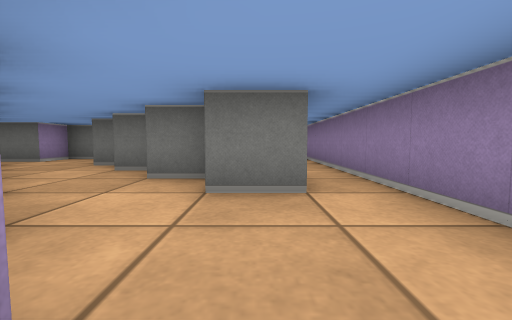
[1] (above)

20 first-person views from a walk through a cub3D level. The camera is about half as high as the walls, tilts 4° down and sees 90° across. The floor is counted in squares. Each view is taken from the middle of a square. On the plan, view 1 faces up. The plan holds only what a view shows up to about 9 squares ahead; the rest is blank.

[2]
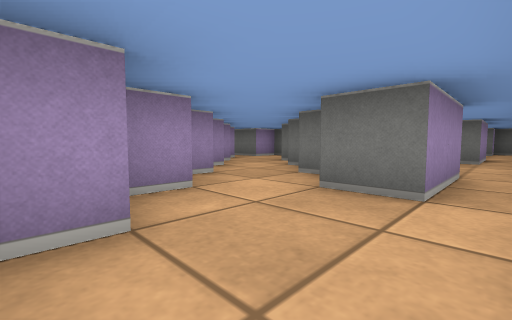

[3]
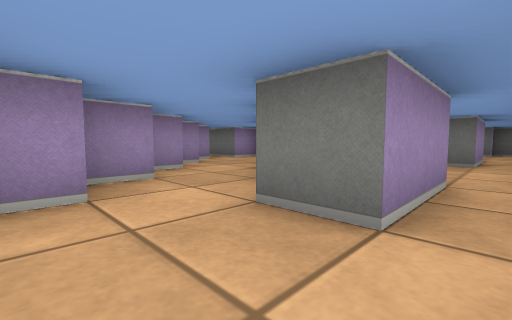

[4]
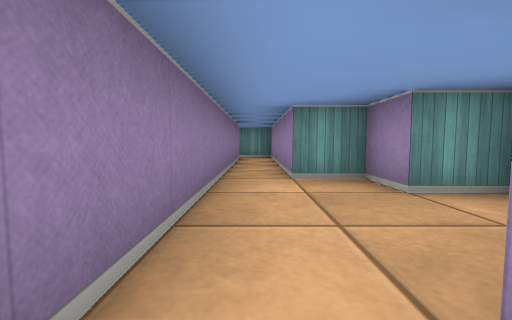

[5]
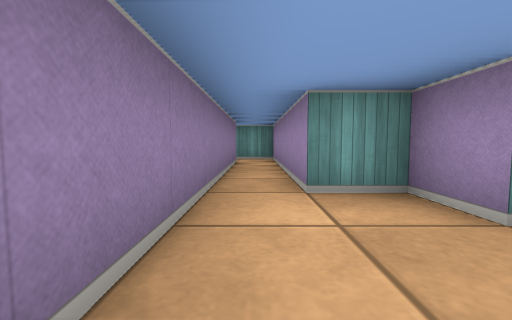

[6]
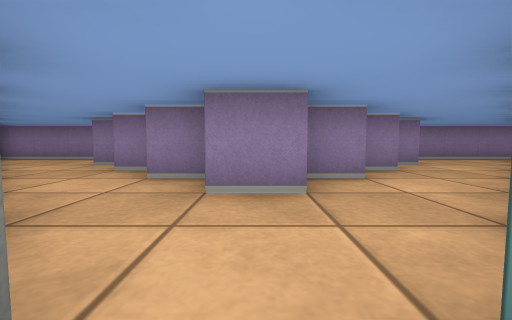

[7]
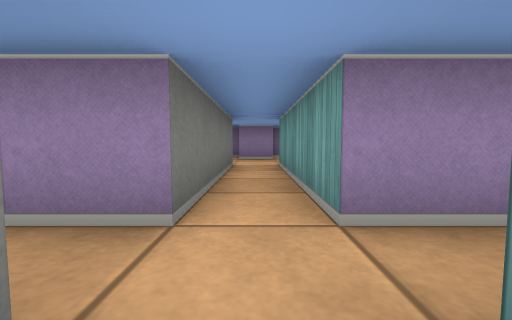

[8]
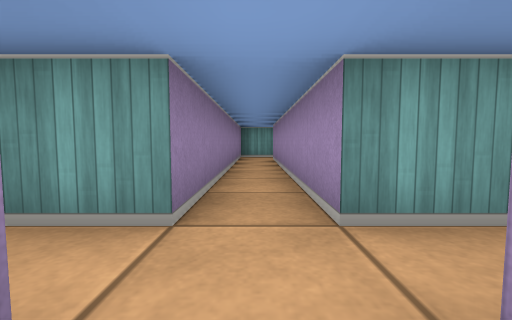

[9]
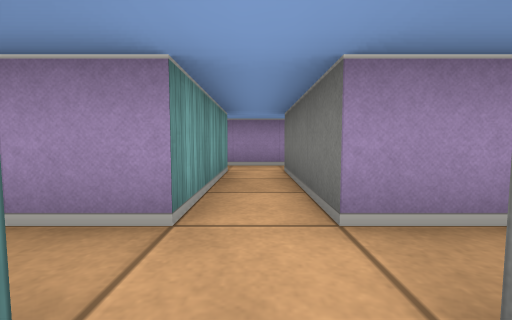

[10]
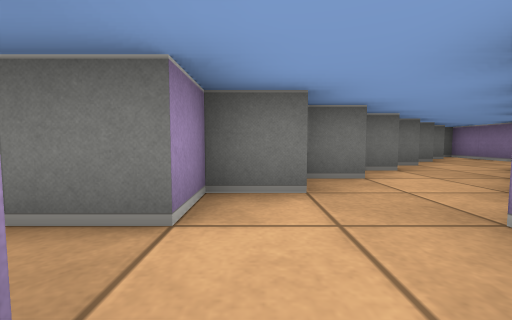

[11]
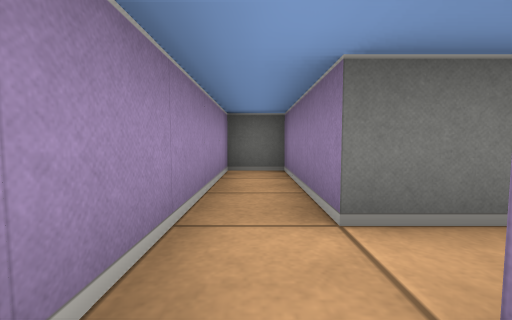

[12]
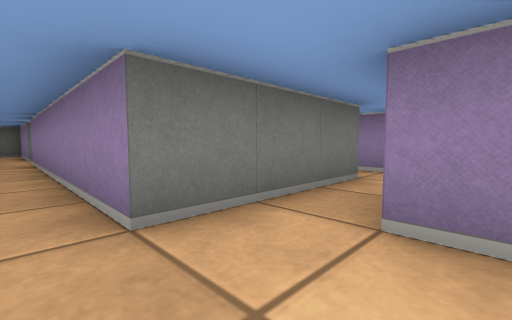

[13]
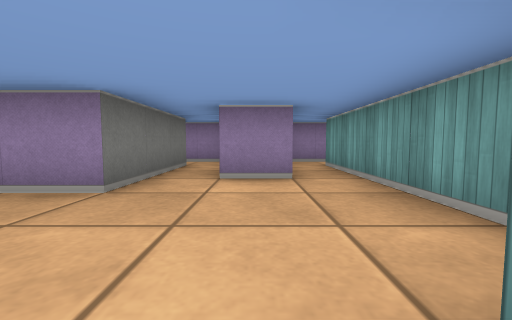

[14]
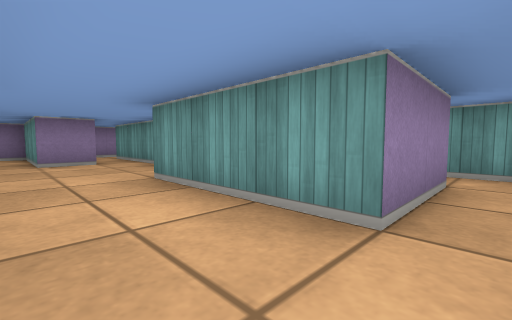

[15]
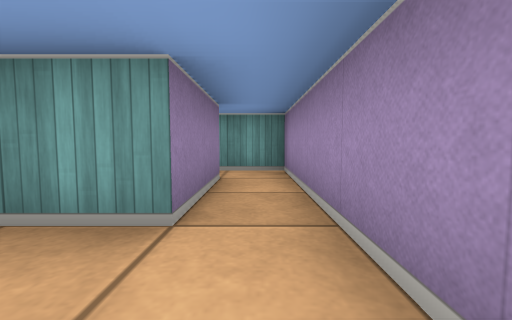

[16]
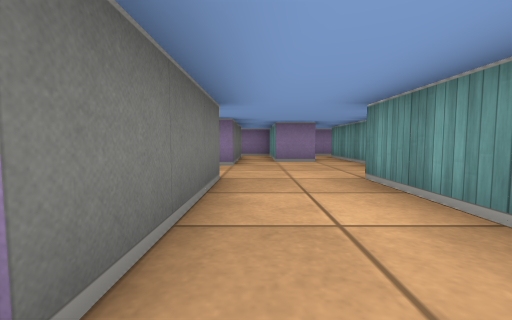

[17]
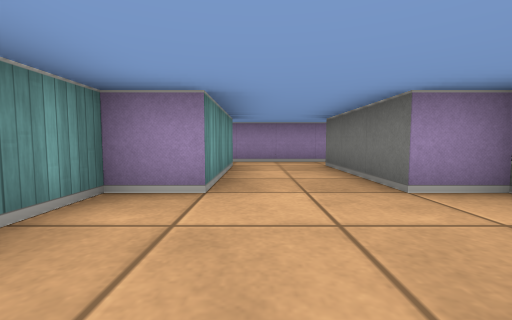

[18]
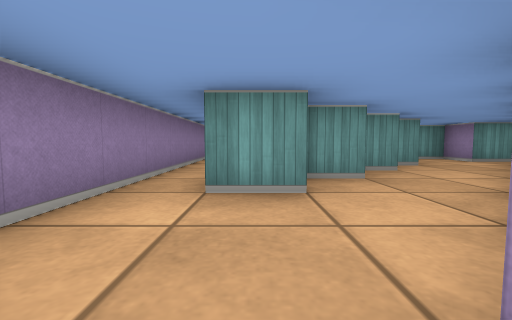

[19]
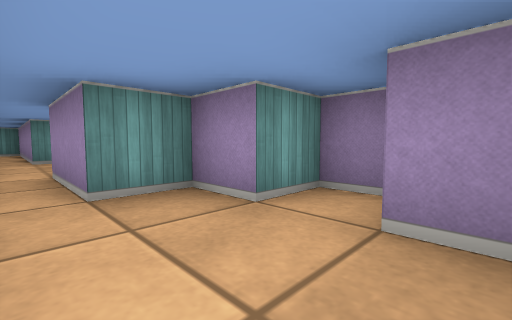

[20]
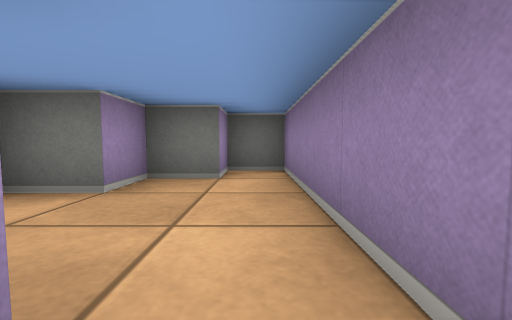

### Floor plan
Ten units are one square. View 1 is at (0, 0); x grows to the right and y downward. Boxes are objects, and circles mark ways between rooms. Rooms are numbered by the first view taken in them; rooms with no view inside come last. Other rooms are left out.
<svg viewBox="-200 -140 221 200">
<path fill="none" stroke="#000" d="M-19 -45 -25 -45 -25 -55M-25 -26 -25 -16M-6 -35 -15 -35 -15 -41M-35 -35 -35 -29M-30 -55 -35 -55 -35 -65 -30 -65M-15 -16 -15 -5 -5 -5 -5 5 5 5 5 55 16 55M-25 -65 -25 -75 -19 -75M5 -45 5 -25 -5 -25 -5 -30M-45 -46 -45 -40M-55 -55 -55 -45 -48 -45M-15 -79 -15 -85 -6 -85M-44 -75 -55 -75 -55 -65M-34 -85 -44 -85M-5 -90 -5 -95 5 -95M-24 -95 -31 -95M15 -95 15 -135 5 -135 5 -125 -5 -125 -5 -115 -15 -115M-14 -105 -20 -105M15 45 15 -45M-105 -76 -105 -65M-105 -55 -105 5M-55 -65 -95 -65 -95 -75M-105 15 -95 15 -95 -55 -55 -55M-135 -55 -105 -55M-105 -65 -135 -65 -135 -95 -145 -95 -145 -54M-155 -6 -155 5 -185 5M-125 26 -125 15 -105 15M-185 25 -155 25 -155 35 -105 35M-105 5 -135 5 -135 -55M-195 1 -195 26M-5 -71 -5 -65M-15 -62 -15 -55 -5 -55 -5 -45 5 -45M5 -95 5 -75 0 -75M15 -45 15 -95M-95 39 -95 29"/>
<circle cx="-60" cy="-60" r="3" fill="#2a7"/>
<circle cx="10" cy="-50" r="3" fill="#2a7"/>
<circle cx="10" cy="-90" r="3" fill="#2a7"/>
<circle cx="-110" cy="-60" r="3" fill="#2a7"/>
<circle cx="-115" cy="10" r="3" fill="#2a7"/>
<circle cx="-140" cy="-50" r="3" fill="#2a7"/>
<circle cx="-115" cy="30" r="3" fill="#2a7"/>
<text x="-20" y="-40">1</text>
<text x="-100" y="-80">2</text>
<text x="-130" y="-60">3</text>
<text x="-150" y="10">4</text>
<text x="0" y="-70">5</text>
<text x="-100" y="30">6</text>
</svg>
Room 1 opens to room 2. Room 1 opens to room 5. Room 2 opens to room 3. Room 2 opens to room 4. Room 3 opens to room 4. Room 4 opens to room 6.

Where each view was taken, in squares from view 1:
view 1: 0 up, 0 right, facing up
view 2: 0 up, 1 right, facing up-left
view 3: 1 up, 1 right, facing up-left
view 4: 3 up, 1 right, facing down
view 5: 2 up, 1 right, facing down
view 6: 6 up, 6 left, facing right
view 7: 6 up, 11 left, facing right
view 8: 7 up, 10 left, facing down
view 9: 6 up, 9 left, facing left
view 10: 5 up, 5 left, facing up
view 11: 5 up, 14 left, facing up
view 12: 2 down, 14 left, facing up-right
view 13: 2 down, 16 left, facing right
view 14: 1 down, 19 left, facing down-right
view 15: 1 down, 19 left, facing down
view 16: 1 down, 19 left, facing right
view 17: 2 down, 13 left, facing left
view 18: 12 up, 0 right, facing down
view 19: 7 up, 1 right, facing down-left
view 20: 9 up, 1 right, facing up
